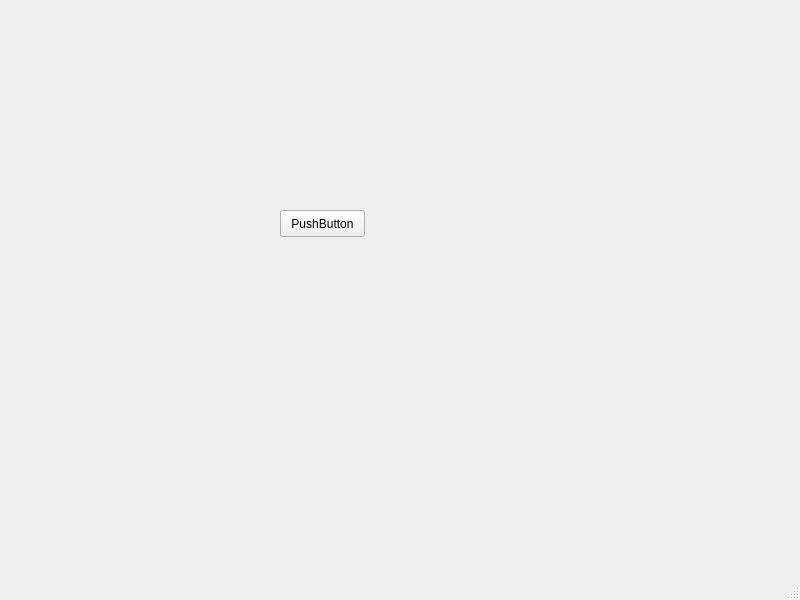
<?xml version="1.0" encoding="UTF-8"?>
<ui version="4.0">
 <class>mainWindow</class>
 <widget class="QMainWindow" name="mainWindow">
  <property name="geometry">
   <rect>
    <x>0</x>
    <y>0</y>
    <width>800</width>
    <height>600</height>
   </rect>
  </property>
  <property name="windowTitle">
   <string>Banco</string>
  </property>
  <widget class="QWidget" name="centralwidget">
   <widget class="QPushButton" name="pushButton">
    <property name="geometry">
     <rect>
      <x>280</x>
      <y>210</y>
      <width>85</width>
      <height>27</height>
     </rect>
    </property>
    <property name="text">
     <string>PushButton</string>
    </property>
   </widget>
  </widget>
  <widget class="QMenuBar" name="menubar">
   <property name="geometry">
    <rect>
     <x>0</x>
     <y>0</y>
     <width>800</width>
     <height>27</height>
    </rect>
   </property>
  </widget>
  <widget class="QStatusBar" name="statusbar"/>
 </widget>
 <resources/>
 <connections/>
</ui>
